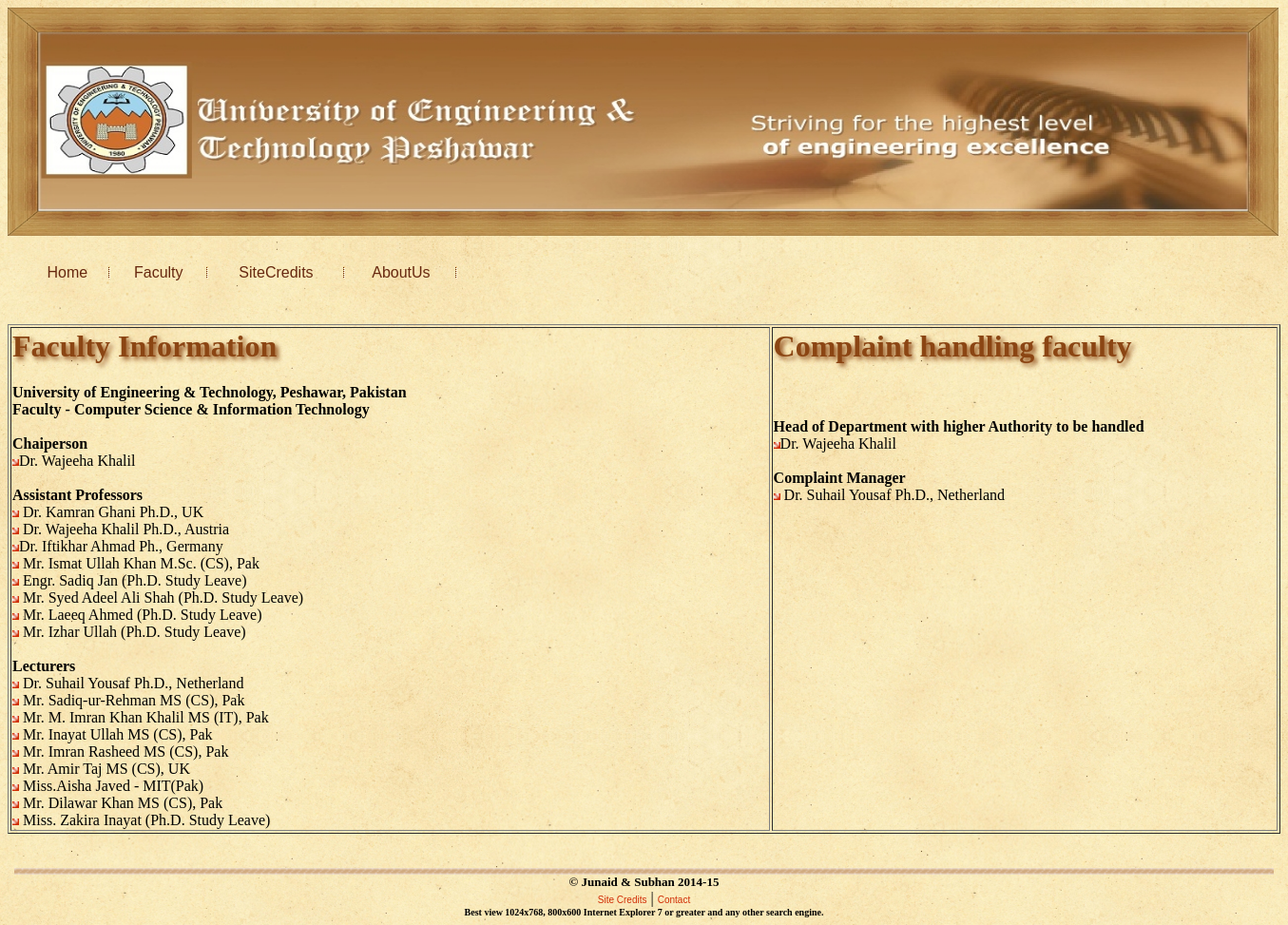
Page /Faculty.php on the committed database.
### tables this page shows
CREATE TABLE IF NOT EXISTS `home_page` (
  `id` int(10) NOT NULL AUTO_INCREMENT,
  `title` varchar(20) NOT NULL,
  `title_page` varchar(30) NOT NULL,
  PRIMARY KEY (`id`)
);

CREATE TABLE IF NOT EXISTS `copyright` (
  `id` int(11) NOT NULL AUTO_INCREMENT,
  `copyright_title` varchar(250) NOT NULL,
  PRIMARY KEY (`id`)
);

### footersection.php (the view, shortened to what this page needs)
<center><img src="images/FooterBar.jpg" width="99%" height="7"></center>
<center>
<font size="2"><b>
<?php
$sql = 'SELECT * FROM copyright';
$query=mysql_query($sql);
?>
<?php
while($row = mysql_fetch_assoc($query))
  {
										echo		"  $row[copyright_title] ";
}
	?>
										</b></font>
</center>
<center>
<td class="freetext"  " align="center">
							<a href="site.php" class="red">Site Credits</a> | <a href="us.php" class="red">Contact</a><br>
						<font size="1"><b>	Best view 1024x768, 800x600 Internet Explorer 7 or greater and any other search engine.</b></font>
					  </td>
</center>

### header.php (shortened to what this page needs)
<?php
$sql = 'SELECT * FROM home_page';
$query=mysql_query($sql);
?>
<nav>
	<p id="nav">
	<table width="35%" cellpadding="0" cellspacing="0" border="0">
											<tr>
<?php
while($row = mysql_fetch_assoc($query))
  {
										echo"<td align='center'><a href=$row[title_page] >$row[title]</a></td>";
										echo "<td><img src='images/TopMenuDivider.jpg'></td>";
}
									?>
											</tr>
										</table>
	</p>
</nav>

### css/style.css (style rules this page uses)
body { background-image:url(image/papertile.jpg); }
nav { margin: 20px; background: ece2a7; height: 35px; }
#nav { padding-top: 10px; font-family: arial, san-serif; font-size: 14px; font-weight: bold; word-spacing: 20px; }
#nav a { text-decoration: none; color: 67280F; padding: 6px; }
a.red:link { font-family: Verdana, Geneva, Arial, Helvetica, sans-serif; font-size: 10px; text-decoration: none; color: #D12D05; }

### rows in the picture
home_page: title "Home"
home_page: title "Faculty"
home_page: title "SiteCredits"
home_page: title "AboutUs"
copyright: copyright_title "© Junaid & Subhan 2014-15"
